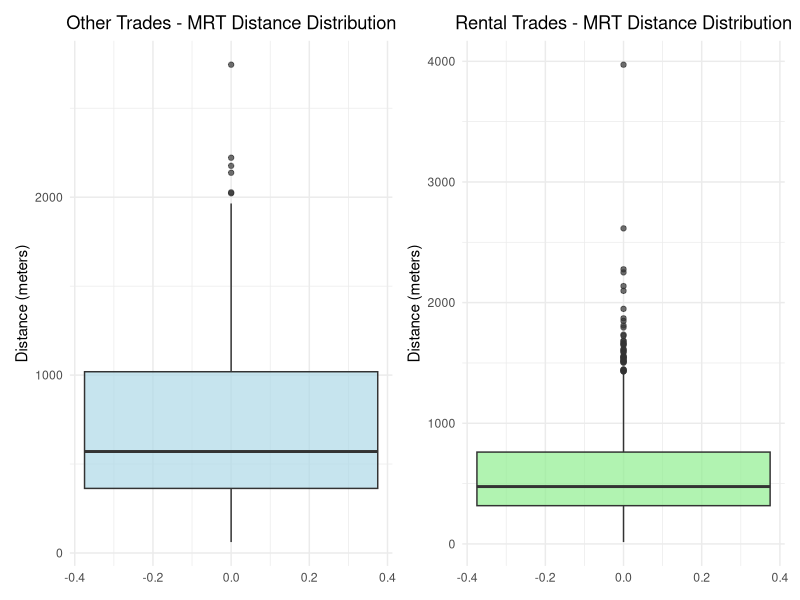
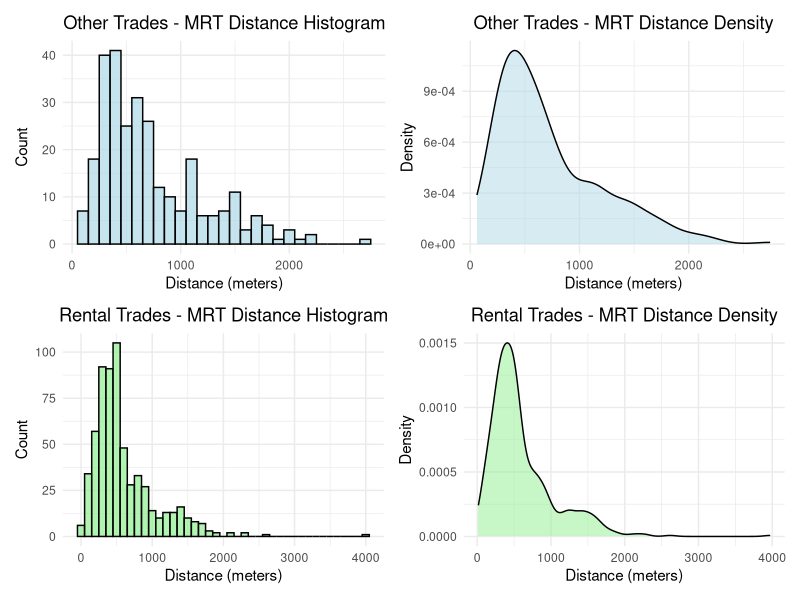
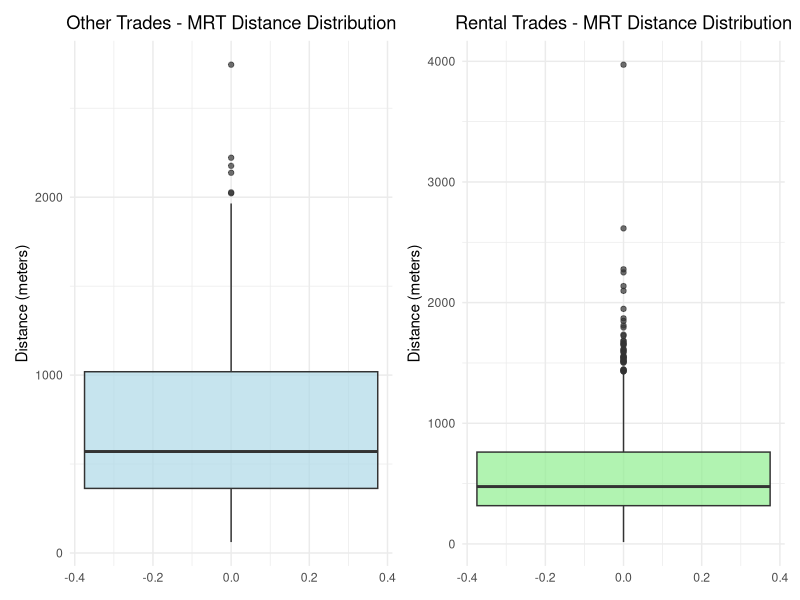
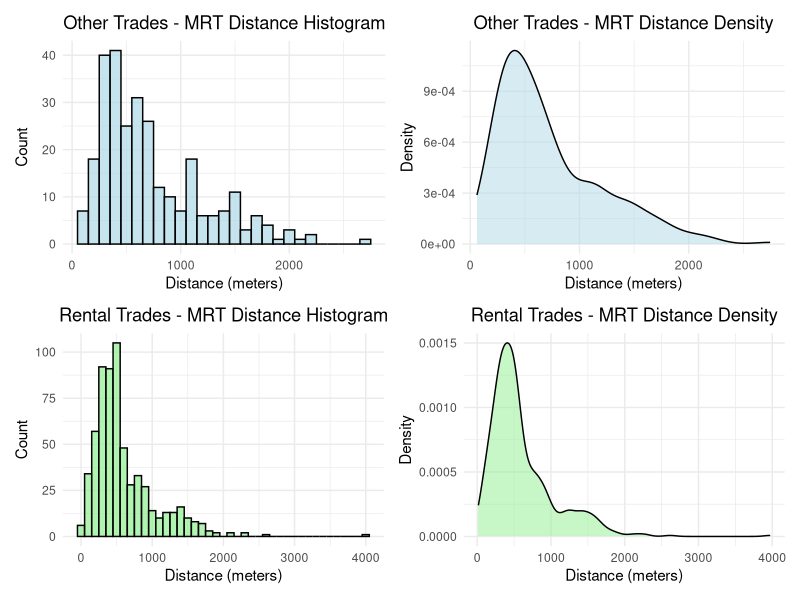

Source code (R) for these figures, in order:
# 載入必要的套件
library(ggplot2)
library(dplyr)
library(patchwork)

# 設定工作目錄
setwd("/Users/bbd/DS/1132_Data_Science_Final")

# 讀取資料
other_trades <- read.csv("dataset/other_trades_w_mrt.csv")
rent_trades <- read.csv("dataset/rent_trades_w_mrt.csv")

# 為資料集添加標籤
other_trades$type <- "Other Trades"
rent_trades$type <- "Rental Trades"

# 合併資料
combined_data <- rbind(
  other_trades %>% select(捷運站距離.公尺., type),
  rent_trades %>% select(捷運站距離.公尺., type)
)

# 繪製箱型圖
p1 <- ggplot(other_trades, aes(y = 捷運站距離.公尺.)) +
  geom_boxplot(fill = "lightblue", alpha = 0.7) +
  labs(title = "Other Trades - MRT Distance Distribution",
       y = "Distance (meters)") +
  theme_minimal() +
  theme(plot.title = element_text(hjust = 0.5))

p2 <- ggplot(rent_trades, aes(y = 捷運站距離.公尺.)) +
  geom_boxplot(fill = "lightgreen", alpha = 0.7) +
  labs(title = "Rental Trades - MRT Distance Distribution",
       y = "Distance (meters)") +
  theme_minimal() +
  theme(plot.title = element_text(hjust = 0.5))

# 並排顯示兩個箱型圖
combined_plot <- p1 + p2
print(combined_plot)

# 新增直方圖和密度圖
hist1 <- ggplot(other_trades, aes(x = 捷運站距離.公尺.)) +
  geom_histogram(binwidth = 100, fill = "lightblue", color = "black", alpha = 0.7) +
  labs(title = "Other Trades - MRT Distance Histogram", x = "Distance (meters)", y = "Count") +
  theme_minimal() +
  theme(plot.title = element_text(hjust = 0.5))

dens1 <- ggplot(other_trades, aes(x = 捷運站距離.公尺.)) +
  geom_density(fill = "lightblue", alpha = 0.5) +
  labs(title = "Other Trades - MRT Distance Density", x = "Distance (meters)", y = "Density") +
  theme_minimal() +
  theme(plot.title = element_text(hjust = 0.5))

hist2 <- ggplot(rent_trades, aes(x = 捷運站距離.公尺.)) +
  geom_histogram(binwidth = 100, fill = "lightgreen", color = "black", alpha = 0.7) +
  labs(title = "Rental Trades - MRT Distance Histogram", x = "Distance (meters)", y = "Count") +
  theme_minimal() +
  theme(plot.title = element_text(hjust = 0.5))

dens2 <- ggplot(rent_trades, aes(x = 捷運站距離.公尺.)) +
  geom_density(fill = "lightgreen", alpha = 0.5) +
  labs(title = "Rental Trades - MRT Distance Density", x = "Distance (meters)", y = "Density") +
  theme_minimal() +
  theme(plot.title = element_text(hjust = 0.5))

# 並排顯示直方圖和密度圖
hist_density_plot <- (hist1 | dens1) / (hist2 | dens2)
print(hist_density_plot)

# 計算基本統計量
cat("\nOther Trades - MRT Distance Summary:\n")
print(summary(other_trades$捷運站距離.公尺.))
cat("\nRental Trades - MRT Distance Summary:\n")
print(summary(rent_trades$捷運站距離.公尺.))

# 計算缺失值
cat("\nMissing Value Statistics:\n")
cat("Other Trades - Missing count:", sum(is.na(other_trades$捷運站距離.公尺.)), "\n")
cat("Other Trades - Missing percent:", 
    round(sum(is.na(other_trades$捷運站距離.公尺.)) / nrow(other_trades) * 100, 2), "%\n")
cat("Rental Trades - Missing count:", sum(is.na(rent_trades$捷運站距離.公尺.)), "\n")
cat("Rental Trades - Missing percent:", 
    round(sum(is.na(rent_trades$捷運站距離.公尺.)) / nrow(rent_trades) * 100, 2), "%\n")

# 儲存箱型圖
pdf("eda/mrt_distance_boxplots.pdf", width = 12, height = 6)
print(combined_plot)
dev.off()

# 儲存直方圖和密度圖
pdf("eda/mrt_distance_hist_density.pdf", width = 12, height = 10)
print(hist_density_plot)
dev.off() 